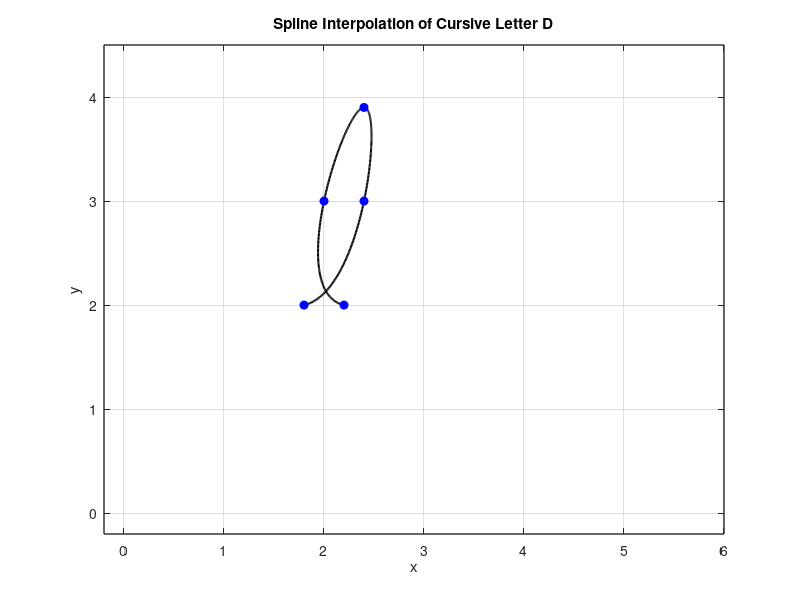

Write MATLAB code to recreate this figure.
x = [1.8 2.4 2.4 2 2.2];
y = [2 3 3.9 3 2];

n = length(x);
t = 0:n-1; % Parametric coordinate t
tt = 0:0.01:n-1; % More dense coordinate tt for spline interpolation

% Compute spline interpolation
xx = spline(t, x, tt);
yy = spline(t, y, tt);

% Plot settings
figure(1)
plot(xx, yy, 'k', 'LineWidth', 1.5) % plot spline
hold on
plot(x, y, 'bo', 'MarkerFaceColor', 'b') % plot data points
axis([-0.2 6 -0.2 4.5])
grid on
title('Spline Interpolation of Cursive Letter D')
xlabel('x')
ylabel('y')
set(gca, 'FontSize', 10, 'LineWidth', 1)
grid on